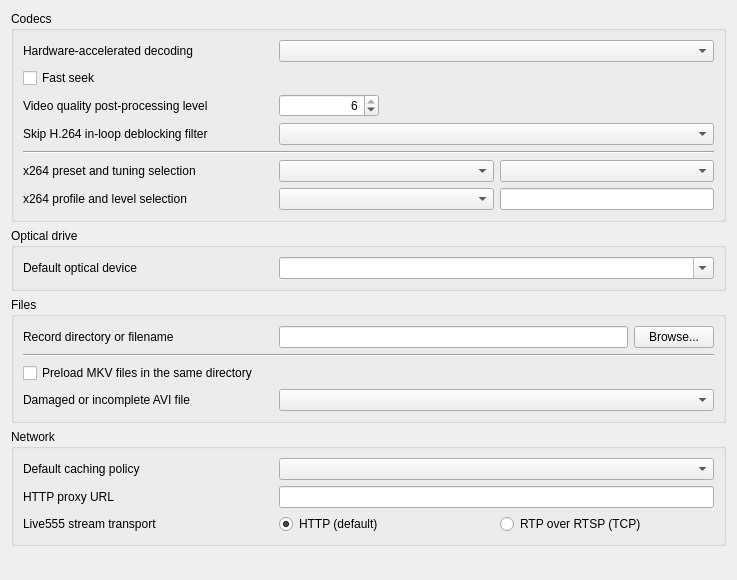
<?xml version="1.0" encoding="UTF-8"?>
<ui version="4.0">
 <author>Jean-Baptiste Kempf</author>
 <class>SPrefsInputAndCodecs</class>
 <widget class="QWidget" name="SPrefsInputAndCodecs">
  <property name="geometry">
   <rect>
    <x>0</x>
    <y>0</y>
    <width>737</width>
    <height>580</height>
   </rect>
  </property>
  <property name="windowTitle">
   <string>Form</string>
  </property>
  <layout class="QVBoxLayout" name="verticalLayout">
   <item>
    <widget class="QGroupBox" name="groupBox_3">
     <property name="title">
      <string>Codecs</string>
     </property>
     <layout class="QGridLayout" name="gridLayout">
      <item row="14" column="0">
       <widget class="QLabel" name="x264Label">
        <property name="minimumSize">
         <size>
          <width>250</width>
          <height>0</height>
         </size>
        </property>
        <property name="text">
         <string>x264 profile and level selection</string>
        </property>
        <property name="buddy">
         <cstring>levelBox</cstring>
        </property>
       </widget>
      </item>
      <item row="4" column="0">
       <widget class="QLabel" name="hwAccelLabel">
        <property name="text">
         <string>Hardware-accelerated decoding</string>
        </property>
        <property name="buddy">
         <cstring>hwAccelModule</cstring>
        </property>
       </widget>
      </item>
      <item row="4" column="1" colspan="2">
       <widget class="QComboBox" name="hwAccelModule"/>
      </item>
      <item row="6" column="0">
       <widget class="QLabel" name="ppLabel">
        <property name="minimumSize">
         <size>
          <width>250</width>
          <height>0</height>
         </size>
        </property>
        <property name="text">
         <string>Video quality post-processing level</string>
        </property>
        <property name="buddy">
         <cstring>PostProcLevel</cstring>
        </property>
       </widget>
      </item>
      <item row="12" column="0" colspan="3">
       <widget class="Line" name="line">
        <property name="orientation">
         <enum>Qt::Horizontal</enum>
        </property>
       </widget>
      </item>
      <item row="13" column="1">
       <widget class="QComboBox" name="presetBox">
        <property name="sizePolicy">
         <sizepolicy hsizetype="Expanding" vsizetype="Fixed">
          <horstretch>0</horstretch>
          <verstretch>0</verstretch>
         </sizepolicy>
        </property>
       </widget>
      </item>
      <item row="14" column="1">
       <widget class="QComboBox" name="profileBox">
        <property name="sizePolicy">
         <sizepolicy hsizetype="Preferred" vsizetype="Fixed">
          <horstretch>0</horstretch>
          <verstretch>0</verstretch>
         </sizepolicy>
        </property>
       </widget>
      </item>
      <item row="10" column="1" colspan="2">
       <widget class="QComboBox" name="loopFilterBox"/>
      </item>
      <item row="10" column="0">
       <widget class="QLabel" name="filterLabel">
        <property name="minimumSize">
         <size>
          <width>250</width>
          <height>0</height>
         </size>
        </property>
        <property name="text">
         <string>Skip H.264 in-loop deblocking filter</string>
        </property>
        <property name="buddy">
         <cstring>loopFilterBox</cstring>
        </property>
       </widget>
      </item>
      <item row="13" column="0">
       <widget class="QLabel" name="x264profileLabel">
        <property name="minimumSize">
         <size>
          <width>250</width>
          <height>0</height>
         </size>
        </property>
        <property name="text">
         <string>x264 preset and tuning selection</string>
        </property>
        <property name="buddy">
         <cstring>tuneBox</cstring>
        </property>
       </widget>
      </item>
      <item row="13" column="2">
       <widget class="QComboBox" name="tuneBox"/>
      </item>
      <item row="6" column="1">
       <widget class="QSpinBox" name="PostProcLevel">
        <property name="maximumSize">
         <size>
          <width>100</width>
          <height>16777215</height>
         </size>
        </property>
        <property name="layoutDirection">
         <enum>Qt::LeftToRight</enum>
        </property>
        <property name="alignment">
         <set>Qt::AlignRight</set>
        </property>
        <property name="minimum">
         <number>0</number>
        </property>
        <property name="maximum">
         <number>6</number>
        </property>
        <property name="value">
         <number>6</number>
        </property>
       </widget>
      </item>
      <item row="14" column="2">
       <widget class="QLineEdit" name="levelBox"/>
      </item>
      <item row="5" column="0">
       <widget class="QCheckBox" name="fastSeekBox">
        <property name="text">
         <string>Fast seek</string>
        </property>
       </widget>
      </item>
     </layout>
    </widget>
   </item>
   <item>
    <widget class="QGroupBox" name="groupBox">
     <property name="title">
      <string>Optical drive</string>
     </property>
     <layout class="QGridLayout">
      <item row="0" column="0">
       <widget class="QLabel" name="DVDLabel">
        <property name="minimumSize">
         <size>
          <width>250</width>
          <height>0</height>
         </size>
        </property>
        <property name="text">
         <string>Default optical device</string>
        </property>
        <property name="buddy">
         <cstring>DVDDeviceComboBox</cstring>
        </property>
       </widget>
      </item>
      <item row="0" column="1">
       <widget class="QComboBox" name="DVDDeviceComboBox">
        <property name="sizePolicy">
         <sizepolicy hsizetype="Expanding" vsizetype="Fixed">
          <horstretch>0</horstretch>
          <verstretch>0</verstretch>
         </sizepolicy>
        </property>
        <property name="editable">
         <bool>true</bool>
        </property>
       </widget>
      </item>
     </layout>
    </widget>
   </item>
   <item>
    <widget class="QGroupBox" name="groupBox_4">
     <property name="title">
      <string>Files</string>
     </property>
     <layout class="QGridLayout" name="gridLayout_3">
      <item row="1" column="0">
       <widget class="QLabel" name="recordLabel">
        <property name="minimumSize">
         <size>
          <width>250</width>
          <height>0</height>
         </size>
        </property>
        <property name="text">
         <string>Record directory or filename</string>
        </property>
        <property name="buddy">
         <cstring>recordPath</cstring>
        </property>
       </widget>
      </item>
      <item row="1" column="1">
       <layout class="QHBoxLayout" name="horizontalLayout_4">
        <item>
         <widget class="QLineEdit" name="recordPath"/>
        </item>
        <item>
         <widget class="QPushButton" name="recordBrowse">
          <property name="text">
           <string>Browse...</string>
          </property>
         </widget>
        </item>
       </layout>
      </item>
      <item row="4" column="0">
       <widget class="QLabel" name="aviLabel">
        <property name="text">
         <string>Damaged or incomplete AVI file</string>
        </property>
        <property name="buddy">
         <cstring>AviRepair</cstring>
        </property>
       </widget>
      </item>
      <item row="4" column="1">
       <widget class="QComboBox" name="AviRepair"/>
      </item>
      <item row="2" column="0" colspan="2">
       <widget class="Line" name="line_2">
        <property name="orientation">
         <enum>Qt::Horizontal</enum>
        </property>
       </widget>
      </item>
      <item row="3" column="0" colspan="2">
       <widget class="QCheckBox" name="mkvPreloadBox">
        <property name="text">
         <string>Preload MKV files in the same directory</string>
        </property>
       </widget>
      </item>
     </layout>
    </widget>
   </item>
   <item>
    <widget class="QGroupBox" name="groupBox_2">
     <property name="title">
      <string>Network</string>
     </property>
     <layout class="QGridLayout" name="gridLayout_2">
      <item row="2" column="0">
       <widget class="QLabel" name="httpProxyLabel">
        <property name="minimumSize">
         <size>
          <width>250</width>
          <height>0</height>
         </size>
        </property>
        <property name="text">
         <string>HTTP proxy URL</string>
        </property>
        <property name="buddy">
         <cstring>proxy</cstring>
        </property>
       </widget>
      </item>
      <item row="2" column="1">
       <widget class="QLineEdit" name="proxy"/>
      </item>
      <item row="3" column="1">
       <layout class="QHBoxLayout" name="horizontalLayout">
        <item>
         <widget class="QRadioButton" name="live555TransportHTTPRadio">
          <property name="text">
           <string>HTTP (default)</string>
          </property>
          <property name="checkable">
           <bool>true</bool>
          </property>
          <property name="checked">
           <bool>true</bool>
          </property>
         </widget>
        </item>
        <item>
         <widget class="QRadioButton" name="live555TransportRTSP_TCPRadio">
          <property name="text">
           <string>RTP over RTSP (TCP)</string>
          </property>
         </widget>
        </item>
       </layout>
      </item>
      <item row="3" column="0">
       <widget class="QLabel" name="live555TransportLabel">
        <property name="minimumSize">
         <size>
          <width>250</width>
          <height>0</height>
         </size>
        </property>
        <property name="text">
         <string>Live555 stream transport</string>
        </property>
        <property name="buddy">
         <cstring>live555TransportHTTPRadio</cstring>
        </property>
       </widget>
      </item>
      <item row="0" column="0">
       <widget class="QLabel" name="label_2">
        <property name="minimumSize">
         <size>
          <width>250</width>
          <height>0</height>
         </size>
        </property>
        <property name="text">
         <string>Default caching policy</string>
        </property>
        <property name="buddy">
         <cstring>cachingCombo</cstring>
        </property>
       </widget>
      </item>
      <item row="0" column="1">
       <widget class="QComboBox" name="cachingCombo"/>
      </item>
     </layout>
    </widget>
   </item>
   <item>
    <spacer name="verticalSpacer">
     <property name="orientation">
      <enum>Qt::Vertical</enum>
     </property>
     <property name="sizeHint" stdset="0">
      <size>
       <width>20</width>
       <height>40</height>
      </size>
     </property>
    </spacer>
   </item>
  </layout>
 </widget>
 <tabstops>
  <tabstop>hwAccelModule</tabstop>
  <tabstop>fastSeekBox</tabstop>
  <tabstop>PostProcLevel</tabstop>
  <tabstop>loopFilterBox</tabstop>
  <tabstop>presetBox</tabstop>
  <tabstop>tuneBox</tabstop>
  <tabstop>profileBox</tabstop>
  <tabstop>levelBox</tabstop>
  <tabstop>DVDDeviceComboBox</tabstop>
  <tabstop>recordPath</tabstop>
  <tabstop>recordBrowse</tabstop>
  <tabstop>mkvPreloadBox</tabstop>
  <tabstop>AviRepair</tabstop>
  <tabstop>cachingCombo</tabstop>
  <tabstop>proxy</tabstop>
  <tabstop>live555TransportHTTPRadio</tabstop>
  <tabstop>live555TransportRTSP_TCPRadio</tabstop>
 </tabstops>
 <resources/>
 <connections/>
</ui>
